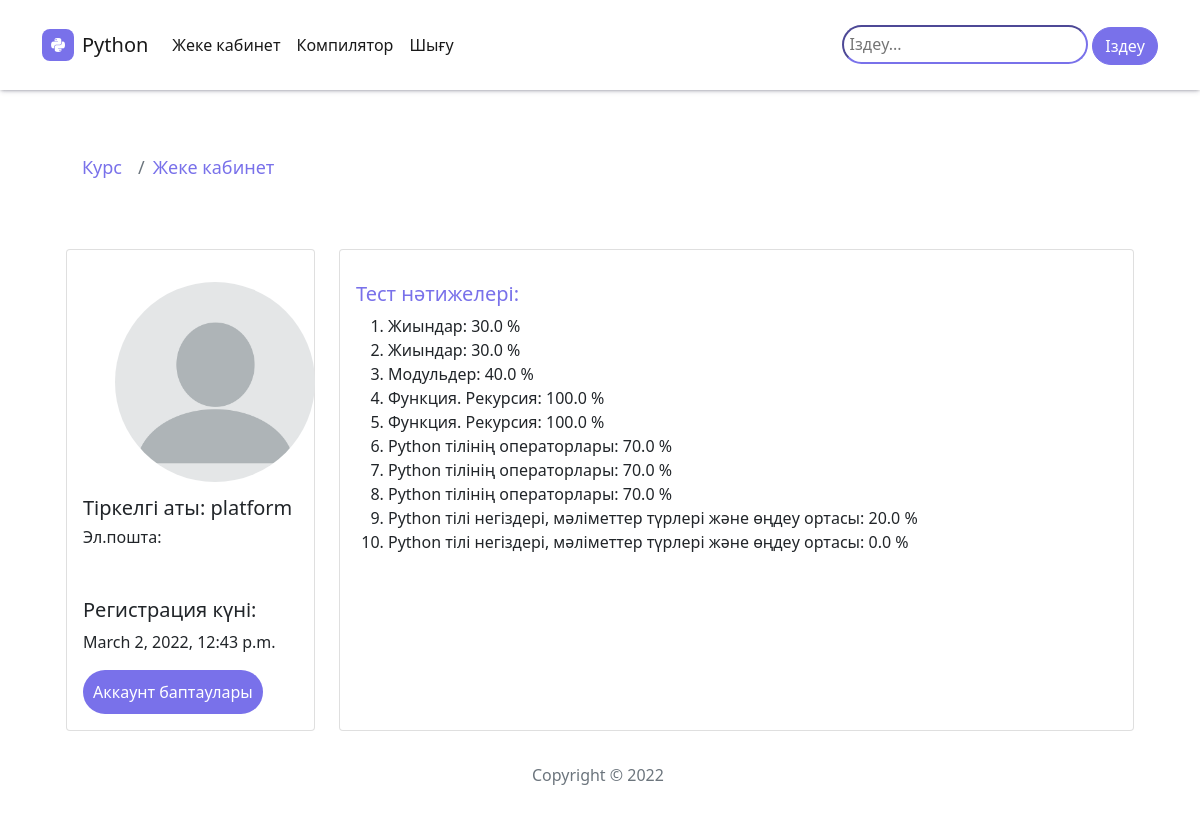
The app's page /profile/ (signed in) with its own data.
### universystem/models.py (models this page shows, shortened)
class Profile(models.Model):
    photo = models.ImageField(default='images/profile/pfp.png', upload_to='images/profile', null=True)
    user = models.OneToOneField(User, on_delete=models.CASCADE, null=True ,blank=True)
    auth_token = models.CharField(max_length=100)
    is_verified = models.BooleanField(default=False)
    created_at = models.DateTimeField(auto_now_add=True)
    class Meta:
        verbose_name = 'Профили'
        verbose_name_plural = 'Профили'

class Result(models.Model):
    quiz = models.ForeignKey(Quiz, on_delete=models.CASCADE)
    user = models.ForeignKey(User, on_delete=models.CASCADE)
    score = models.FloatField()
    class Meta:
        verbose_name = 'Результаты'
        verbose_name_plural = 'Результаты'

class Quiz(models.Model):
    name = models.CharField(max_length=120)
    topic = models.CharField(max_length=120)
    numbers_of_questions = models.IntegerField()
    time = models.IntegerField(help_text="vremya testa")
    required_score_to_pass = models.IntegerField(help_text="required score to pass")
    class Meta:
        verbose_name = 'Тесты'
        verbose_name_plural = 'Тесты'

### universystem/views.py (the view)
# urls.py: path('profile/',views.view_profile, name='profile'),
def view_profile(request):
    result = Result.objects.filter(user=request.user)
    context = {
        'user': request.user,
        'result': result
    }
    return render(request, 'ProfileView.html', context)

### universystem/templates/ProfileView.html (shortened to what this page needs)
{% extends 'base.html' %}
{% load static %}
{% block content %}
 {% if user.is_authenticated %}
 <div class="container">
    <ol class="breadcrumb" style="background-color: white; font-size: 18px; margin-top: 4rem;">
        <li class="breadcrumb-item active" aria-current="page"><a href="{% url 'universystem:topics' %}" >Курс</a></li>
       <li class="breadcrumb-item"><a href="{% url 'universystem:profile' %}" >Жеке кабинет</a></li>
   </ol>
<div class="container py-4 py-xl-5" id="section-1"><div class="container">
    <div class="row gutters">
    <div class="col-xl-3 col-lg-3 col-md-12 col-sm-12 col-12">
    <div class="card h-100">
        <div class="card-body">
            <div class="account-settings">
                <div class="user-profile" style="width: 300px;
                height: 300px;">
                    <div class="user-avatar">
                        <img src="{{user.profile.photo.url}}" alt="profilephoto" >
                    </div>
                    <h5 class="user-name" style="padding-top: 30px;">Тіркелгі аты: {{ user.username }}</h5>
                    <h6 class="user-email">Эл.пошта: {{ user.email }}</h6>
                </div>
                <div class="about" >
                    <h5>Регистрация күні:</h5>
                    <p>{{user.date_joined}}</p>
                </div>
                <a href="{% url 'universystem:edit_profile' %}" class="btn btn-primary" style="border-radius: 50px;  border: none; padding: 10px;">Аккаунт баптаулары</a>
            </div>
        </div>
    </div>
    </div>
    <div class="col-xl-9 col-lg-9 col-md-12 col-sm-12 col-12">
    <div class="card h-100">
        <div class="card-body">
            <div class="row gutters">
                <div class="col-xl-12 col-lg-12 col-md-12 col-sm-12 col-12">
                    <h5 class="mt-3 mb-2" style="color: #7971ea;">Тест нәтижелері:</h5>
                   <ol> {% for r in result %}
                        <li>{{r.quiz.name }}: {{r.score}} %</li>
                    {% endfor %}</ol>
                </div>
            </div>
            <div class="row gutters">
                <div class="col-xl-12 col-lg-12 col-md-12 col-sm-12 col-12">
                </div>
            </div>
        </div>
    </div>
</div>
 {% else %}
  <p>login to view</p>
  {% endif %}
{% endblock %}

### static/assets/css/styles.css (style rules this page uses)
.breadcrumb { margin: 20px 40px; }

### universystem/templates/base.html (style rules this page uses)
body { overflow-x: hidden; }

### universystem/templates/ProfileView.html (style rules this page uses)
a:link { color: #7971ea; text-decoration: none; }
.btn.btn-primary { color: white; background-color: #7971ea; }
.user-avatar { margin-top: 1rem; border-radius: 50%; width: 200px; height: 120px; margin-left: 2rem; }
img { border-radius: 50%; width: 100%; height: auto; }
.user-name { margin-top: 4rem; }
.about { margin-top: 1rem; }

### records on screen
Result: quiz.name "Жиындар", score "30.0"
Result: quiz.name "Жиындар", score "30.0"
Result: quiz.name "Модульдер", score "40.0"
Result: quiz.name "Функция. Рекурсия", score "100.0"
Result: quiz.name "Функция. Рекурсия", score "100.0"
Result: quiz.name "Python тілінің операторлары", score "70.0"
Result: quiz.name "Python тілінің операторлары", score "70.0"
Result: quiz.name "Python тілінің операторлары", score "70.0"
Result: quiz.name "Python тілі негіздері, мәліметтер түрлері және өңдеу ортасы", score "20.0"
Result: quiz.name "Python тілі негіздері, мәліметтер түрлері және өңдеу ортасы", score "0.0"

### other values on screen
{{ user.username }} "platform"
{{ user.date_joined }} "March 2, 2022, 12:43 p.m."
